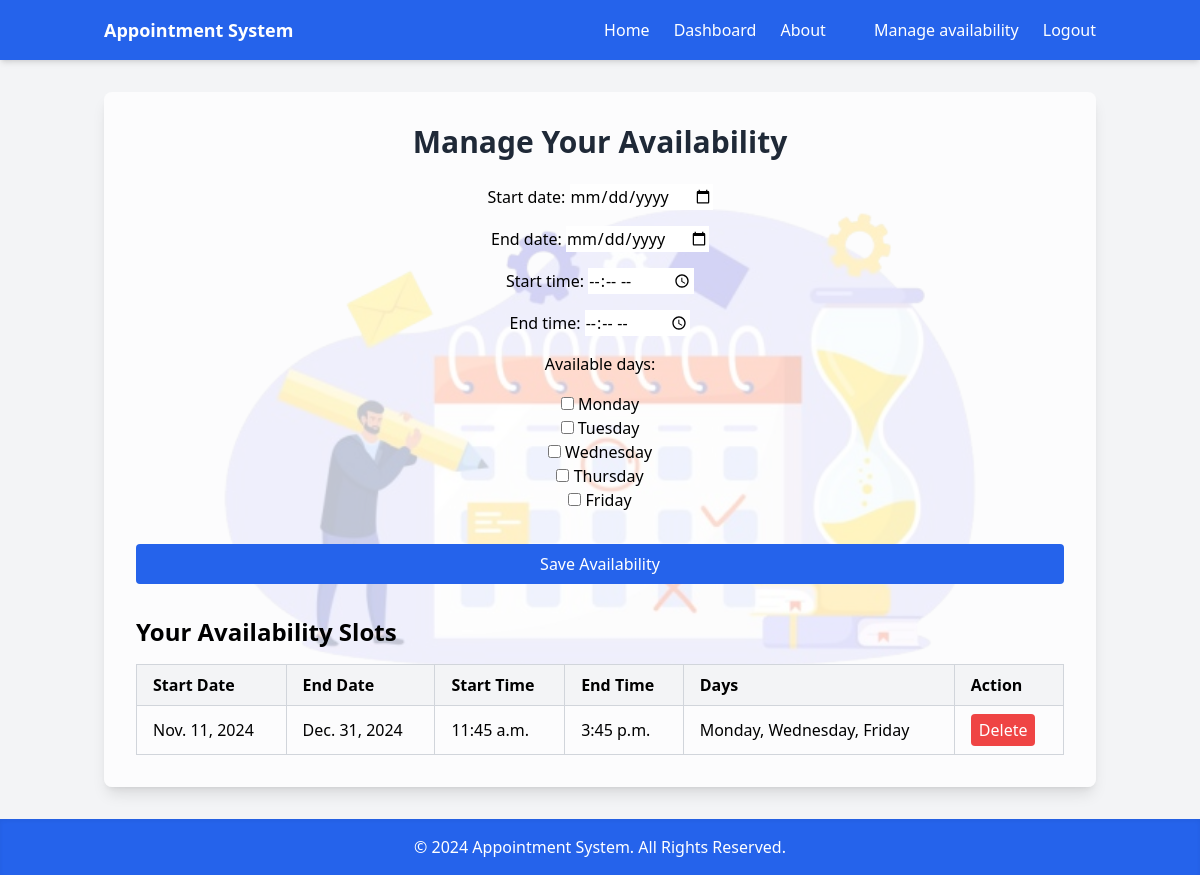
The page /appointments/manage_appointments/ (signed in) on the database its author committed.
### appointments/models.py (models this page shows, shortened)
class Availability(models.Model):
    staff = models.ForeignKey(Staff, on_delete=models.CASCADE, null=True, blank=True)
    start_date = models.DateField()
    end_date = models.DateField()
    start_time = models.TimeField()
    end_time = models.TimeField()
    available_days = models.CharField(max_length=255, blank=True, null=True)  # Storing available days as a string
    class Meta:
        unique_together = (('staff', 'start_date', 'end_date', 'start_time', 'end_time'),)

### appointments/views/appointments.py (the view)
# urls.py: path('manage_appointments/', manage_availability_view, name='manage_availability_view'),
@login_required
def manage_availability_view(request):
    if request.method == 'POST':
        form = StaffAvailabilityForm(request.POST)
        if form.is_valid():
            availability = form.save(commit=False)
            availability.staff = request.user.staff  # Assuming user is related to Staff model
            if availability.start_time and availability.end_time and availability.start_date and availability.end_date:
                if Availability.objects.filter(
                    staff=availability.staff,
                    start_date__lte=availability.end_date,
                    end_date__gte=availability.start_date,
                    start_time__lt=availability.end_time,  # Correct time comparison
                    end_time__gt=availability.start_time   # Correct time comparison
                ).exists():
                    messages.error(request, "Availability for this date and time range already exists.")
                else:
                    availability.save()  # Save the instance
                    messages.success(request, "Your availability has been updated successfully.")
                    return redirect('manage_availability_view')  # Stay on the same page after submission
            else:
                messages.error(request, "Start date, end date, start time, and end time are required.")
    else:
        form = StaffAvailabilityForm()
    availabilities = Availability.objects.filter(staff=request.user.staff)
    for availability in availabilities:
        if isinstance(availability.available_days, str):
            availability.available_days = availability.available_days.strip('[]').replace("'", "").split(', ')
    return render(request, 'appointments/manage_availability.html', {'form': form, 'availabilities': availabilities})

### appointments/forms.py (shortened to what this page needs)
class StaffAvailabilityForm(forms.ModelForm):
    start_date = forms.DateField(
        widget=forms.DateInput(attrs={'type': 'date'}),
        required=True,
    )
    end_date = forms.DateField(
        widget=forms.DateInput(attrs={'type': 'date'}),
        required=True,
    )
    start_time = forms.TimeField(
        widget=forms.TimeInput(attrs={'type': 'time'}),
        required=True,
    )
    end_time = forms.TimeField(
        widget=forms.TimeInput(attrs={'type': 'time'}),
        required=True,
    )
    available_days = forms.MultipleChoiceField(
        choices=[
            ('Monday', 'Monday'),
            ('Tuesday', 'Tuesday'),
            ('Wednesday', 'Wednesday'),
            ('Thursday', 'Thursday'),
            ('Friday', 'Friday')
        ],
        widget=forms.CheckboxSelectMultiple,
        required=False  # Optional, depending on your logic
    )
    class Meta:
        model = Availability
        fields = ['start_date', 'end_date', 'start_time', 'end_time', 'available_days']

### appointments/templates/appointments/manage_availability.html (shortened to what this page needs)
{% extends 'appointments/base.html' %}
{% block link2 %}
<li><a href="{% url 'manage_availability_view' %}" class="hover:underline">Manage availability</a></li>
{% endblock %}
{% block link3 %}
<a href="{% url 'logout' %}" class="hover:underline">Logout</a>
{% endblock %}
{% block content %}
<div class="flex flex-col bg-contain bg-center bg-no-repeat" style="background-image: url('../../static/assest/fdsgfdArtboard-1-2048x1152-removebg-preview.png');">
    <div class="flex items-center justify-center flex-1">
        <div class="bg-white bg-opacity-75 shadow-lg rounded-lg p-8 w-full max-w-screen-lg">
            <h2 class="text-3xl font-bold mb-6 text-center text-gray-800">Manage Your Availability</h2>
            <form method="post" class="space-y-4 text-center">
                {{ form.as_p }}
                <button type="submit" class="w-full bg-blue-600 hover:bg-blue-700 text-white py-2 px-4 rounded transition duration-200">
                    Save Availability
                </button>
            </form>
            <h3 class="text-2xl font-semibold mt-8">Your Availability Slots</h3>
            {% if availabilities %}
                <div class="overflow-x-auto mt-4">
                    <table class="min-w-full table-auto text-left border-collapse border border-gray-200">
                        <thead class="bg-gray-100">
                            <tr>
                                <th class="border border-gray-300 px-4 py-2">Start Date</th>
                                <th class="border border-gray-300 px-4 py-2">End Date</th>
                                <th class="border border-gray-300 px-4 py-2">Start Time</th>
                                <th class="border border-gray-300 px-4 py-2">End Time</th>
                                <th class="border border-gray-300 px-4 py-2">Days</th>
                                <th class="border border-gray-300 px-4 py-2">Action</th>
                            </tr>
                        </thead>
                        <tbody>
                            {% for slot in availabilities %}
                            <tr class="hover:bg-gray-50">
                                <td class="border border-gray-300 px-4 py-2">{{ slot.start_date }}</td>
                                <td class="border border-gray-300 px-4 py-2">{{ slot.end_date }}</td>
                                <td class="border border-gray-300 px-4 py-2">{{ slot.start_time }}</td>
                                <td class="border border-gray-300 px-4 py-2">{{ slot.end_time }}</td>
                                <td class="border border-gray-300 px-4 py-2">{{ slot.available_days|join:", " }}</td>
                                <td class="border border-gray-300 px-4 py-2">
                                    <form action="{% url 'delete_availability' slot.id %}" method="post">
                                        <button type="submit" class="bg-red-500 hover:bg-red-700 text-white py-1 px-2 rounded transition duration-200">
                                            Delete
                                        </button>
                                    </form>
                                </td>
                            </tr>
                            {% endfor %}
                        </tbody>
                    </table>
                </div>
            {% else %}
                <p class="text-gray-600 mt-4 text-center">No availability slots found.</p>
            {% endif %}
        </div>
    </div>
</div>
{% endblock %}

### rows shown on the page
Availability: start_date "Nov. 11, 2024", end_date "Dec. 31, 2024", start_time "11:45 a.m.", end_time "3:45 p.m.", available_days "Monday, Wednesday, Friday"
